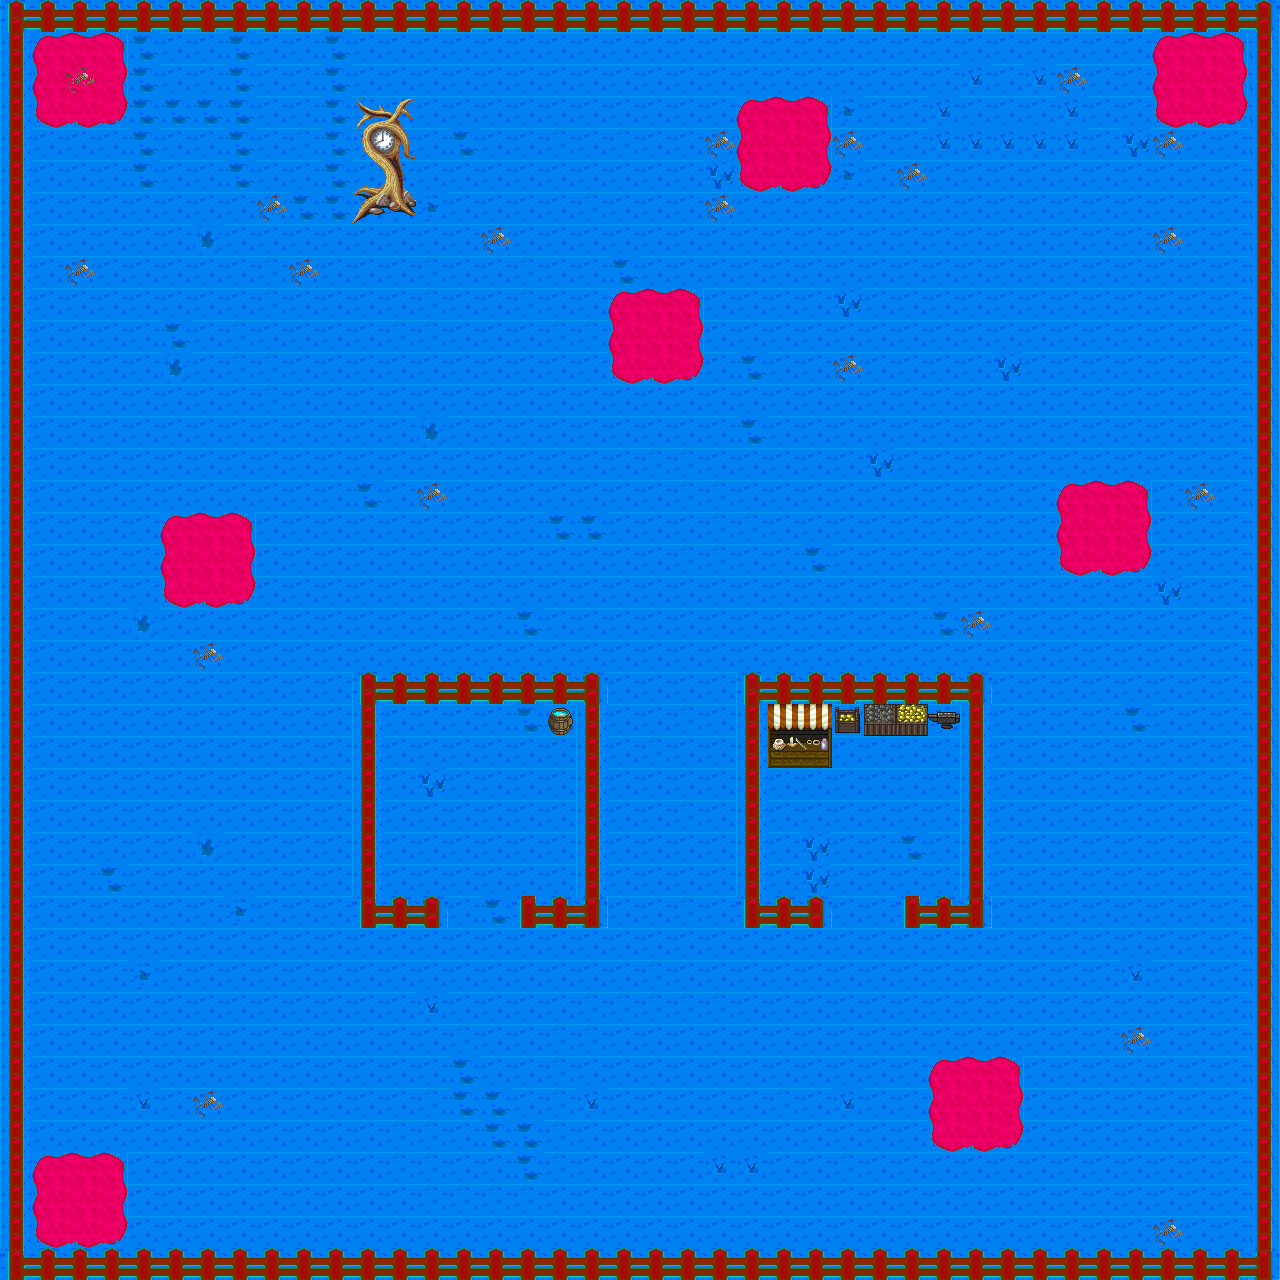

This game map was drawn from its Tiled (.tmx) file and the tilesets committed beside it. A one-line description and the trimmed map source follow:
An orthogonal 40x40 tile map with 32x32 px tiles, 2 tile layers (Tile Layer 1, Tile Layer 2), 5 tilesets and 101 objects.

<map version="1.2" tiledversion="1.2.5" orientation="orthogonal" renderorder="right-down" width="40" height="40" tilewidth="32" tileheight="32" infinite="0" nextlayerid="4" nextobjectid="186">
 <tileset firstgid="1" name="adventure-tiles" tilewidth="32" tileheight="32" tilecount="40" columns="10">
  <image source="adventure-tiles.png" width="320" height="128" />
 </tileset>
 <tileset firstgid="41" name="object-tiles" tilewidth="32" tileheight="32" tilecount="8" columns="8">
  <image source="object-tiles.png" width="256" height="32" />
  <tile id="0">
   <properties>
    <property name="name" value="Bush" />
   </properties>
  </tile>
  <tile id="1">
   <properties>
    <property name="name" value="Rock" />
   </properties>
  </tile>
  <tile id="2">
   <properties>
    <property name="name" value="Coin" />
   </properties>
  </tile>
  <tile id="3">
   <properties>
    <property name="name" value="Treasure" />
   </properties>
  </tile>
  <tile id="4">
   <properties>
    <property name="name" value="GiantFlyer" />
   </properties>
  </tile>
  <tile id="5">
   <properties>
    <property name="id" value="default" />
    <property name="name" value="NPC" />
    <property name="text" value="Hello, world!" />
   </properties>
  </tile>
  <tile id="6">
   <properties>
    <property name="name" value="ShopHeart" />
   </properties>
  </tile>
  <tile id="7">
   <properties>
    <property name="name" value="ShopArrow" />
   </properties>
  </tile>
 </tileset>
 <tileset firstgid="49" name="adventure-tiles2" tilewidth="32" tileheight="32" tilecount="40" columns="10">
  <image source="adventure-tiles2.png" width="320" height="128" />
 </tileset>
 <tileset firstgid="89" name="adventure-tiles3" tilewidth="32" tileheight="32" tilecount="40" columns="10">
  <image source="adventure-tiles3.png" width="320" height="128" />
 </tileset>
 <tileset firstgid="129" name="Castle2(1)" tilewidth="32" tileheight="32" tilecount="256" columns="16">
  <image source="Castle2(1).png" width="512" height="512" />
 </tileset>
 <layer id="1" name="Tile Layer 1" width="40" height="40">
  <data>[1600 cells, 1600 non-empty, 24 distinct tile ids]</data>
 </layer>
 <layer id="3" name="Tile Layer 2" width="40" height="40">
  <data>[1600 cells, 45 non-empty, 21 distinct tile ids]</data>
 </layer>
 <objectgroup id="2" name="Object Layer 1">
  <object id="1" x="0" y="0" width="1280" height="32">
   <properties>
    <property name="name" value="Solid" />
   </properties>
  </object>
  <object id="3" x="0" y="32" width="32" height="1248">
   <properties>
    <property name="name" value="Solid" />
   </properties>
  </object>
  <object id="4" x="1248" y="32" width="32" height="1248">
   <properties>
    <property name="name" value="Solid" />
   </properties>
  </object>
  <object id="5" x="32" y="1248" width="1216" height="32">
   <properties>
    <property name="name" value="Solid" />
   </properties>
  </object>
  <object id="6" x="640" y="1088" width="32" height="32">
   <properties>
    <property name="name" value="start" />
   </properties>
  </object>
  <object id="23" gid="46" x="464" y="928" width="32" height="32">
   <properties>
    <property name="id" value="Gatekeeper" />
    <property name="text" value="Hello, world!" />
   </properties>
  </object>
  <object id="24" gid="47" x="800" y="832" width="32" height="32" />
  <object id="25" gid="48" x="896" y="832" width="32" height="32" />
  <object id="26" gid="46" x="845.333" y="774.667" width="32" height="32">
   <properties>
    <property name="id" value="Shopkeeper" />
    <property name="text">1 Heart for 3 Coins! 
 3 Angels for 4 Coins!</property>
   </properties>
  </object>
  <object id="30" gid="44" x="464.667" y="785.333" width="32" height="32" />
  <object id="36" gid="41" x="320" y="960" width="32" height="32" />
  <object id="37" gid="41" x="288" y="992" width="32" height="32" />
  <object id="38" gid="41" x="288" y="1024" width="32" height="32" />
  <object id="39" gid="41" x="288" y="1056" width="32" height="32" />
  <object id="40" gid="42" x="288" y="1088" width="32" height="32" />
  <object id="41" gid="42" x="320" y="1184" width="32" height="32" />
  <object id="43" gid="42" x="1024" y="1056" width="32" height="32" />
  <object id="44" gid="42" x="1056" y="1184" width="32" height="32" />
  <object id="45" gid="42" x="992" y="1216" width="32" height="32" />
  <object id="46" gid="41" x="992" y="960" width="32" height="32" />
  <object id="47" gid="41" x="1056" y="1152" width="32" height="32" />
  <object id="48" gid="41" x="992" y="992" width="32" height="32" />
  <object id="49" gid="41" x="1024" y="1024" width="32" height="32" />
  <object id="50" gid="41" x="1056" y="1088" width="32" height="32" />
  <object id="51" gid="41" x="1056" y="1120" width="32" height="32" />
  <object id="52" gid="41" x="1024" y="1216" width="32" height="32" />
  <object id="53" gid="41" x="1056" y="1056" width="32" height="32" />
  <object id="54" gid="41" x="1024" y="1088" width="32" height="32" />
  <object id="55" gid="41" x="992" y="1024" width="32" height="32" />
  <object id="56" gid="41" x="1056" y="800" width="32" height="32" />
  <object id="57" gid="41" x="992" y="1248" width="32" height="32" />
  <object id="59" gid="41" x="1024" y="1184" width="32" height="32" />
  <object id="60" gid="41" x="288" y="1120" width="32" height="32" />
  <object id="61" gid="41" x="320" y="992" width="32" height="32" />
  <object id="62" gid="41" x="352" y="960" width="32" height="32" />
  <object id="63" gid="41" x="960" y="960" width="32" height="32" />
  <object id="64" gid="41" x="320" y="1152" width="32" height="32" />
  <object id="65" gid="41" x="288" y="1152" width="32" height="32" />
  <object id="66" gid="41" x="288" y="1184" width="32" height="32" />
  <object id="67" gid="41" x="288" y="1216" width="32" height="32" />
  <object id="68" gid="41" x="320" y="1216" width="32" height="32" />
  <object id="69" gid="41" x="320" y="1248" width="32" height="32" />
  <object id="71" gid="41" x="576" y="672" width="32" height="32" />
  <object id="72" gid="41" x="608" y="672" width="32" height="32" />
  <object id="73" gid="41" x="672" y="640" width="32" height="32" />
  <object id="74" gid="41" x="704" y="672" width="32" height="32" />
  <object id="75" x="736" y="672" width="256" height="32">
   <properties>
    <property name="name" value="Solid" />
   </properties>
  </object>
  <object id="78" x="352" y="672" width="256" height="32">
   <properties>
    <property name="name" value="Solid" />
   </properties>
  </object>
  <object id="79" x="352" y="896" width="96" height="32">
   <properties>
    <property name="name" value="Solid" />
   </properties>
  </object>
  <object id="80" x="512" y="896" width="96" height="32">
   <properties>
    <property name="name" value="Solid" />
   </properties>
  </object>
  <object id="81" x="736" y="896" width="96" height="32">
   <properties>
    <property name="name" value="Solid" />
   </properties>
  </object>
  <object id="82" x="896" y="896" width="96" height="32">
   <properties>
    <property name="name" value="Solid" />
   </properties>
  </object>
  <object id="83" x="960" y="704" width="32" height="192">
   <properties>
    <property name="name" value="Solid" />
   </properties>
  </object>
  <object id="84" x="736" y="704" width="32" height="192">
   <properties>
    <property name="name" value="Solid" />
   </properties>
  </object>
  <object id="85" x="572" y="705" width="41" height="192">
   <properties>
    <property name="name" value="Solid" />
   </properties>
  </object>
  <object id="86" x="352" y="704" width="32" height="192">
   <properties>
    <property name="name" value="Solid" />
   </properties>
  </object>
  <object id="92" gid="43" x="865" y="993" width="32" height="32" />
  <object id="94" gid="42" x="544" y="416" width="32" height="32" />
  </objectgroup>
</map>
<!-- 43 of 101 objects omitted -->
